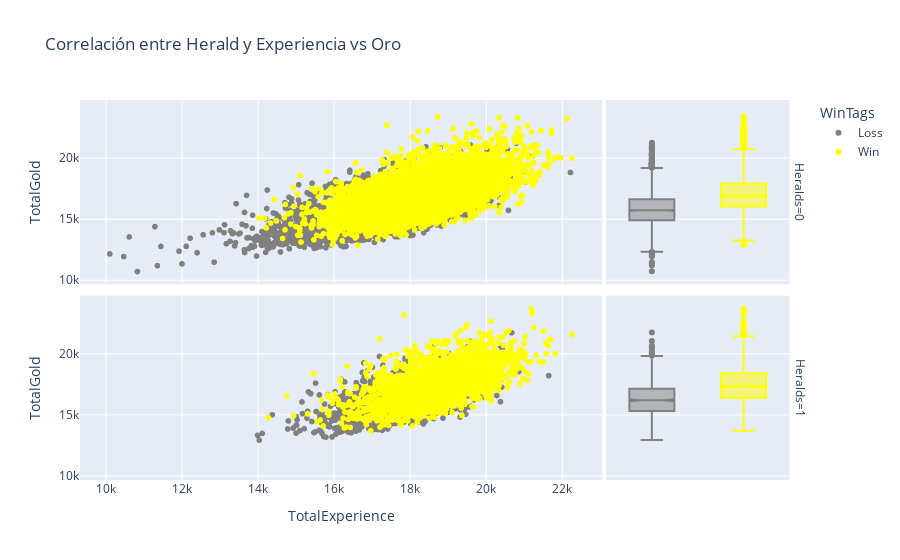

Write notebook code for a chart like this one.
### Code cell
# Crear un Scatter combinado
fig = px.scatter(data, x="TotalExperience", y="TotalGold", 
                color='WinTags', color_discrete_map=color_map, 
                facet_row="Heralds", marginal_y="box",
                title="Correlación entre Herald y Experiencia vs Oro")

# Mostrar el gráfico
fig.show()
fig.write_html(path_base + r"\\static\html\Hypothesis_002B.html")
fig.write_image(path_base + r"\\static\img\Hypothesis_002B.png")

### Figure 1 — Plotly figure (JSON) as saved in the notebook; plotly's stock layout.template omitted (floating-point values rounded to 4 significant figures; data arrays with more than 128 entries replaced by an {"elided": "..."} marker saying what was removed)
{"data": [{"hovertemplate": "WinTags=Loss<br>Heralds=0<br>TotalExperience=%{x}<br>TotalGold=%{y}<extra></extra>", "legendgroup": "Loss", "marker": {"color": "gray", "symbol": "circle"}, "mode": "markers", "name": "Loss", "showlegend": true, "type": "scattergl", "x": {"elided": "8514 int values"}, "xaxis": "x3", "y": {"elided": "8514 int values"}, "yaxis": "y3"}, {"alignmentgroup": "True", "hovertemplate": "WinTags=Loss<br>Heralds=0<br>TotalGold=%{y}<extra></extra>", "legendgroup": "Loss", "marker": {"color": "gray", "symbol": "circle"}, "name": "Loss", "notched": true, "offsetgroup": "Loss", "showlegend": false, "type": "box", "xaxis": "x4", "y": {"elided": "8514 int values"}, "yaxis": "y4"}, {"hovertemplate": "WinTags=Loss<br>Heralds=1<br>TotalExperience=%{x}<br>TotalGold=%{y}<extra></extra>", "legendgroup": "Loss", "marker": {"color": "gray", "symbol": "circle"}, "mode": "markers", "name": "Loss", "showlegend": false, "type": "scattergl", "x": {"elided": "1365 int values"}, "xaxis": "x", "y": {"elided": "1365 int values"}, "yaxis": "y"}, {"alignmentgroup": "True", "hovertemplate": "WinTags=Loss<br>Heralds=1<br>TotalGold=%{y}<extra></extra>", "legendgroup": "Loss", "marker": {"color": "gray", "symbol": "circle"}, "name": "Loss", "notched": true, "offsetgroup": "Loss", "showlegend": false, "type": "box", "xaxis": "x2", "y": {"elided": "1365 int values"}, "yaxis": "y2"}, {"hovertemplate": "WinTags=Win<br>Heralds=0<br>TotalExperience=%{x}<br>TotalGold=%{y}<extra></extra>", "legendgroup": "Win", "marker": {"color": "yellow", "symbol": "circle"}, "mode": "markers", "name": "Win", "showlegend": true, "type": "scattergl", "x": {"elided": "7806 int values"}, "xaxis": "x3", "y": {"elided": "7806 int values"}, "yaxis": "y3"}, {"alignmentgroup": "True", "hovertemplate": "WinTags=Win<br>Heralds=0<br>TotalGold=%{y}<extra></extra>", "legendgroup": "Win", "marker": {"color": "yellow", "symbol": "circle"}, "name": "Win", "notched": true, "offsetgroup": "Win", "showlegend": false, "type": "box", "xaxis": "x4", "y": {"elided": "7806 int values"}, "yaxis": "y4"}, {"hovertemplate": "WinTags=Win<br>Heralds=1<br>TotalExperience=%{x}<br>TotalGold=%{y}<extra></extra>", "legendgroup": "Win", "marker": {"color": "yellow", "symbol": "circle"}, "mode": "markers", "name": "Win", "showlegend": false, "type": "scattergl", "x": {"elided": "2073 int values"}, "xaxis": "x", "y": {"elided": "2073 int values"}, "yaxis": "y"}, {"alignmentgroup": "True", "hovertemplate": "WinTags=Win<br>Heralds=1<br>TotalGold=%{y}<extra></extra>", "legendgroup": "Win", "marker": {"color": "yellow", "symbol": "circle"}, "name": "Win", "notched": true, "offsetgroup": "Win", "showlegend": false, "type": "box", "xaxis": "x2", "y": {"elided": "2073 int values"}, "yaxis": "y2"}], "layout": {"annotations": [{"font": {}, "showarrow": false, "text": "Heralds=1", "textangle": 90, "x": 0.98, "xanchor": "left", "xref": "paper", "y": 0.2425, "yanchor": "middle", "yref": "paper"}, {"font": {}, "showarrow": false, "text": "Heralds=0", "textangle": 90, "x": 0.98, "xanchor": "left", "xref": "paper", "y": 0.7575, "yanchor": "middle", "yref": "paper"}], "legend": {"title": {"text": "WinTags"}, "tracegroupgap": 0}, "title": {"text": "Correlación entre Herald y Experiencia vs Oro"}, "xaxis": {"anchor": "y", "domain": [0, 0.7215], "title": {"text": "TotalExperience"}}, "xaxis2": {"anchor": "y2", "domain": [0.7265, 0.98], "matches": "x2", "showgrid": false, "showline": false, "showticklabels": false, "ticks": ""}, "xaxis3": {"anchor": "y3", "domain": [0, 0.7215], "matches": "x", "showticklabels": false}, "xaxis4": {"anchor": "y4", "domain": [0.7265, 0.98], "matches": "x2", "showgrid": false, "showline": false, "showticklabels": false, "ticks": ""}, "yaxis": {"anchor": "x", "domain": [0, 0.485], "title": {"text": "TotalGold"}}, "yaxis2": {"anchor": "x2", "domain": [0, 0.485], "matches": "y", "showgrid": true, "showticklabels": false}, "yaxis3": {"anchor": "x3", "domain": [0.515, 1], "matches": "y", "title": {"text": "TotalGold"}}, "yaxis4": {"anchor": "x4", "domain": [0.515, 1], "matches": "y", "showgrid": true, "showticklabels": false}}}
